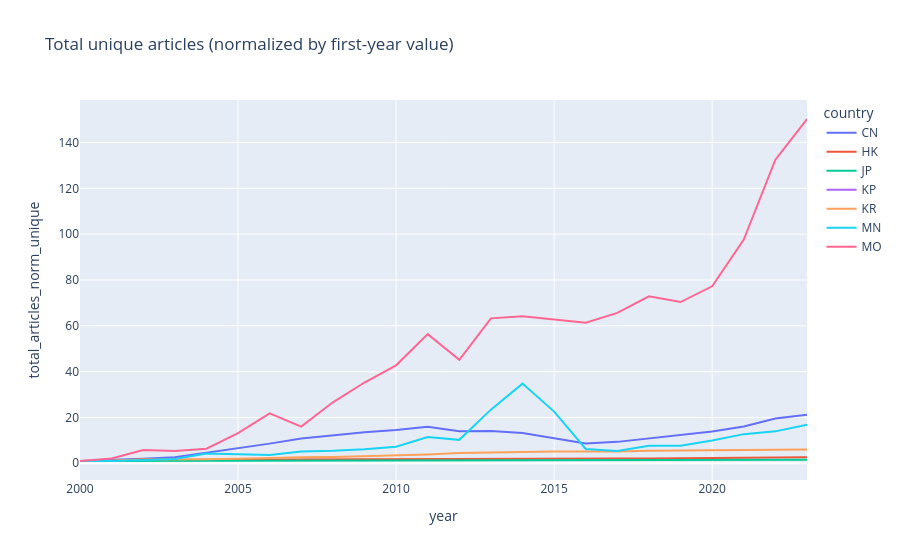

The notebook cell saved with this chart:
### Code cell
region = "Europe"
px.line(
    (
        df_country_stats_plot
        # .query(f"region == \"{region}\"")
        .query(f"subregion == \"{subregion}\"")
    ),
    x="year",
    y="total_articles_norm_unique",
    color="country",
    hover_data="name",
    title="Total unique articles (normalized by first-year value)",
)

### Figure 1 — Plotly figure (JSON) as saved in the notebook; plotly's stock layout.template omitted (floating-point values rounded to 4 significant figures)
{"data": [{"customdata": [["China"], ["China"], ["China"], ["China"], ["China"], ["China"], ["China"], ["China"], ["China"], ["China"], ["China"], ["China"], ["China"], ["China"], ["China"], ["China"], ["China"], ["China"], ["China"], ["China"], ["China"], ["China"], ["China"], ["China"]], "hovertemplate": "country=CN<br>year=%{x}<br>total_articles_norm_unique=%{y}<br>name=%{customdata[0]}<extra></extra>", "legendgroup": "CN", "line": {"color": "#636efa", "dash": "solid"}, "marker": {"symbol": "circle"}, "mode": "lines", "name": "CN", "orientation": "v", "showlegend": true, "x": [2000, 2001, 2002, 2003, 2004, 2005, 2006, 2007, 2008, 2009, 2010, 2011, 2012, 2013, 2014, 2015, 2016, 2017, 2018, 2019, 2020, 2021, 2022, 2023], "xaxis": "x", "y": [1.0, 1.371, 1.977, 2.688, 4.571, 6.404, 8.585, 10.85, 12.25, 13.49, 14.5, 15.9, 13.95, 14.07, 13.22, 10.99, 8.674, 9.35, 10.78, 12.4, 13.91, 16.03, 19.56, 21.14], "yaxis": "y", "type": "scatter"}, {"customdata": [["Hong Kong"], ["Hong Kong"], ["Hong Kong"], ["Hong Kong"], ["Hong Kong"], ["Hong Kong"], ["Hong Kong"], ["Hong Kong"], ["Hong Kong"], ["Hong Kong"], ["Hong Kong"], ["Hong Kong"], ["Hong Kong"], ["Hong Kong"], ["Hong Kong"], ["Hong Kong"], ["Hong Kong"], ["Hong Kong"], ["Hong Kong"], ["Hong Kong"], ["Hong Kong"], ["Hong Kong"], ["Hong Kong"], ["Hong Kong"]], "hovertemplate": "country=HK<br>year=%{x}<br>total_articles_norm_unique=%{y}<br>name=%{customdata[0]}<extra></extra>", "legendgroup": "HK", "line": {"color": "#EF553B", "dash": "solid"}, "marker": {"symbol": "circle"}, "mode": "lines", "name": "HK", "orientation": "v", "showlegend": true, "x": [2000, 2001, 2002, 2003, 2004, 2005, 2006, 2007, 2008, 2009, 2010, 2011, 2012, 2013, 2014, 2015, 2016, 2017, 2018, 2019, 2020, 2021, 2022, 2023], "xaxis": "x", "y": [1.0, 1.113, 1.742, 1.461, 1.528, 1.586, 1.696, 1.645, 1.703, 1.799, 1.963, 2.083, 2.026, 2.105, 2.121, 2.146, 2.144, 2.132, 2.076, 2.219, 2.375, 2.429, 2.576, 2.625], "yaxis": "y", "type": "scatter"}, {"customdata": [["Japan"], ["Japan"], ["Japan"], ["Japan"], ["Japan"], ["Japan"], ["Japan"], ["Japan"], ["Japan"], ["Japan"], ["Japan"], ["Japan"], ["Japan"], ["Japan"], ["Japan"], ["Japan"], ["Japan"], ["Japan"], ["Japan"], ["Japan"], ["Japan"], ["Japan"], ["Japan"], ["Japan"]], "hovertemplate": "country=JP<br>year=%{x}<br>total_articles_norm_unique=%{y}<br>name=%{customdata[0]}<extra></extra>", "legendgroup": "JP", "line": {"color": "#00cc96", "dash": "solid"}, "marker": {"symbol": "circle"}, "mode": "lines", "name": "JP", "orientation": "v", "showlegend": true, "x": [2000, 2001, 2002, 2003, 2004, 2005, 2006, 2007, 2008, 2009, 2010, 2011, 2012, 2013, 2014, 2015, 2016, 2017, 2018, 2019, 2020, 2021, 2022, 2023], "xaxis": "x", "y": [1.0, 1.026, 1.376, 1.273, 1.242, 1.28, 1.352, 1.319, 1.279, 1.327, 1.344, 1.406, 1.471, 1.512, 1.617, 1.628, 1.674, 1.707, 1.735, 1.705, 1.737, 1.745, 1.672, 1.599], "yaxis": "y", "type": "scatter"}, {"customdata": [["Korea, Democratic People's Republic of"], ["Korea, Democratic People's Republic of"], ["Korea, Democratic People's Republic of"], ["Korea, Democratic People's Republic of"], ["Korea, Democratic People's Republic of"], ["Korea, Democratic People's Republic of"], ["Korea, Democratic People's Republic of"], ["Korea, Democratic People's Republic of"], ["Korea, Democratic People's Republic of"], ["Korea, Democratic People's Republic of"], ["Korea, Democratic People's Republic of"], ["Korea, Democratic People's Republic of"], ["Korea, Democratic People's Republic of"], ["Korea, Democratic People's Republic of"], ["Korea, Democratic People's Republic of"], ["Korea, Democratic People's Republic of"], ["Korea, Democratic People's Republic of"], ["Korea, Democratic People's Republic of"], ["Korea, Democratic People's Republic of"], ["Korea, Democratic People's Republic of"], ["Korea, Democratic People's Republic of"], ["Korea, Democratic People's Republic of"], ["Korea, Democratic People's Republic of"], ["Korea, Democratic People's Republic of"]], "hovertemplate": "country=KP<br>year=%{x}<br>total_articles_norm_unique=%{y}<br>name=%{customdata[0]}<extra></extra>", "legendgroup": "KP", "line": {"color": "#ab63fa", "dash": "solid"}, "marker": {"symbol": "circle"}, "mode": "lines", "name": "KP", "orientation": "v", "showlegend": true, "x": [2000, 2001, 2002, 2003, 2004, 2005, 2006, 2007, 2008, 2009, 2010, 2011, 2012, 2013, 2014, 2015, 2016, 2017, 2018, 2019, 2020, 2021, 2022, 2023], "xaxis": "x", "y": [NaN, NaN, NaN, NaN, NaN, NaN, NaN, NaN, NaN, NaN, NaN, NaN, NaN, NaN, NaN, NaN, NaN, NaN, NaN, NaN, NaN, NaN, NaN, NaN], "yaxis": "y", "type": "scatter"}, {"customdata": [["Korea, Republic of"], ["Korea, Republic of"], ["Korea, Republic of"], ["Korea, Republic of"], ["Korea, Republic of"], ["Korea, Republic of"], ["Korea, Republic of"], ["Korea, Republic of"], ["Korea, Republic of"], ["Korea, Republic of"], ["Korea, Republic of"], ["Korea, Republic of"], ["Korea, Republic of"], ["Korea, Republic of"], ["Korea, Republic of"], ["Korea, Republic of"], ["Korea, Republic of"], ["Korea, Republic of"], ["Korea, Republic of"], ["Korea, Republic of"], ["Korea, Republic of"], ["Korea, Republic of"], ["Korea, Republic of"], ["Korea, Republic of"]], "hovertemplate": "country=KR<br>year=%{x}<br>total_articles_norm_unique=%{y}<br>name=%{customdata[0]}<extra></extra>", "legendgroup": "KR", "line": {"color": "#FFA15A", "dash": "solid"}, "marker": {"symbol": "circle"}, "mode": "lines", "name": "KR", "orientation": "v", "showlegend": true, "x": [2000, 2001, 2002, 2003, 2004, 2005, 2006, 2007, 2008, 2009, 2010, 2011, 2012, 2013, 2014, 2015, 2016, 2017, 2018, 2019, 2020, 2021, 2022, 2023], "xaxis": "x", "y": [1.0, 1.087, 1.645, 1.613, 1.799, 1.99, 2.416, 2.591, 2.743, 3.069, 3.437, 3.886, 4.461, 4.749, 5.111, 5.159, 5.151, 5.128, 5.464, 5.541, 5.676, 5.85, 5.866, 6.045], "yaxis": "y", "type": "scatter"}, {"customdata": [["Mongolia"], ["Mongolia"], ["Mongolia"], ["Mongolia"], ["Mongolia"], ["Mongolia"], ["Mongolia"], ["Mongolia"], ["Mongolia"], ["Mongolia"], ["Mongolia"], ["Mongolia"], ["Mongolia"], ["Mongolia"], ["Mongolia"], ["Mongolia"], ["Mongolia"], ["Mongolia"], ["Mongolia"], ["Mongolia"], ["Mongolia"], ["Mongolia"], ["Mongolia"], ["Mongolia"]], "hovertemplate": "country=MN<br>year=%{x}<br>total_articles_norm_unique=%{y}<br>name=%{customdata[0]}<extra></extra>", "legendgroup": "MN", "line": {"color": "#19d3f3", "dash": "solid"}, "marker": {"symbol": "circle"}, "mode": "lines", "name": "MN", "orientation": "v", "showlegend": true, "x": [2000, 2001, 2002, 2003, 2004, 2005, 2006, 2007, 2008, 2009, 2010, 2011, 2012, 2013, 2014, 2015, 2016, 2017, 2018, 2019, 2020, 2021, 2022, 2023], "xaxis": "x", "y": [1.0, 1.047, 1.442, 1.837, 4.256, 3.884, 3.651, 5.163, 5.442, 6.14, 7.209, 11.44, 10.23, 23.42, 34.77, 22.56, 6.256, 5.326, 7.674, 7.698, 9.93, 12.72, 13.93, 16.79], "yaxis": "y", "type": "scatter"}, {"customdata": [["Macao"], ["Macao"], ["Macao"], ["Macao"], ["Macao"], ["Macao"], ["Macao"], ["Macao"], ["Macao"], ["Macao"], ["Macao"], ["Macao"], ["Macao"], ["Macao"], ["Macao"], ["Macao"], ["Macao"], ["Macao"], ["Macao"], ["Macao"], ["Macao"], ["Macao"], ["Macao"], ["Macao"]], "hovertemplate": "country=MO<br>year=%{x}<br>total_articles_norm_unique=%{y}<br>name=%{customdata[0]}<extra></extra>", "legendgroup": "MO", "line": {"color": "#FF6692", "dash": "solid"}, "marker": {"symbol": "circle"}, "mode": "lines", "name": "MO", "orientation": "v", "showlegend": true, "x": [2000, 2001, 2002, 2003, 2004, 2005, 2006, 2007, 2008, 2009, 2010, 2011, 2012, 2013, 2014, 2015, 2016, 2017, 2018, 2019, 2020, 2021, 2022, 2023], "xaxis": "x", "y": [1.0, 2.125, 5.75, 5.375, 6.375, 13.12, 21.75, 16.0, 26.62, 35.25, 42.75, 56.38, 45.12, 63.25, 64.12, 62.75, 61.38, 65.62, 72.88, 70.38, 77.25, 97.62, 132.5, 150.2], "yaxis": "y", "type": "scatter"}], "layout": {"xaxis": {"anchor": "y", "domain": [0.0, 1.0], "title": {"text": "year"}}, "yaxis": {"anchor": "x", "domain": [0.0, 1.0], "title": {"text": "total_articles_norm_unique"}}, "legend": {"title": {"text": "country"}, "tracegroupgap": 0}, "title": {"text": "Total unique articles (normalized by first-year value)"}}}
